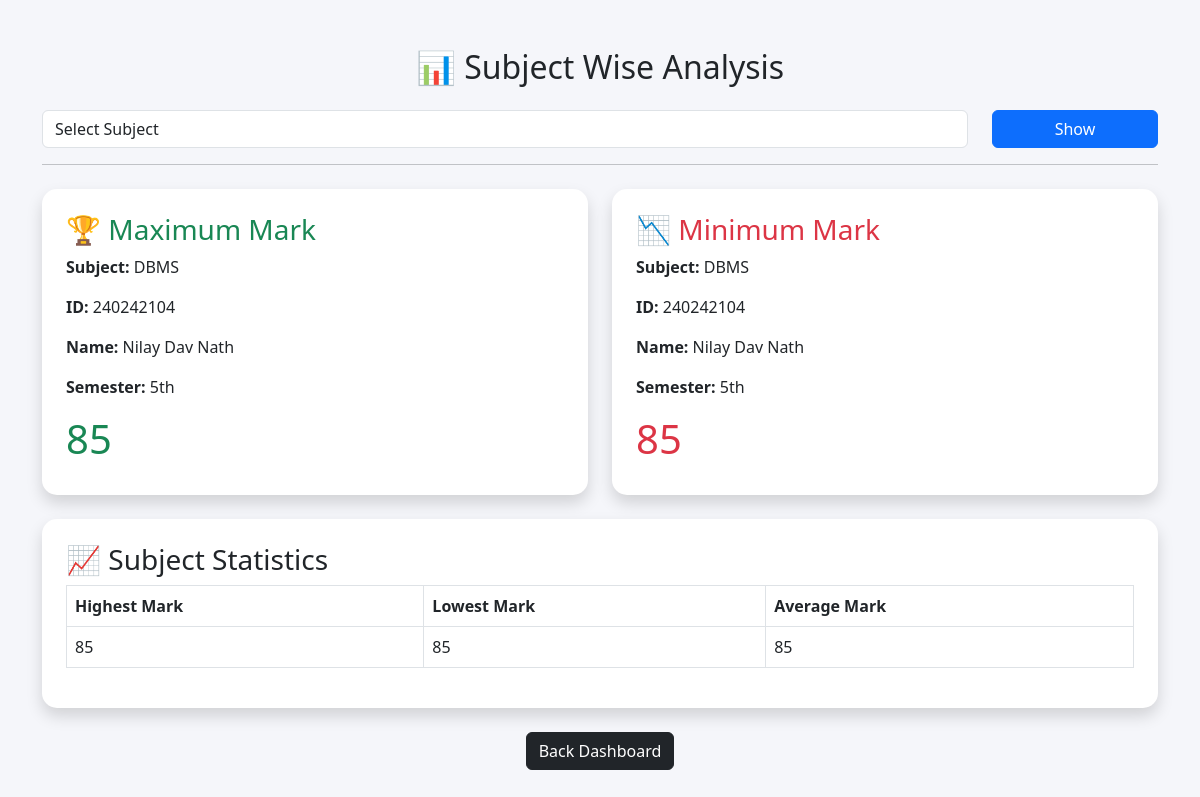
The app's page /subject_analysis.php?subject_id=4241 with its own data.
### tables this page shows
CREATE TABLE `marks` (
  `id` int(11) NOT NULL,
  `student_id` int(11) DEFAULT NULL,
  `subject_id` int(11) DEFAULT NULL,
  `mark` int(11) DEFAULT NULL
);

CREATE TABLE `subjects` (
  `id` int(11) NOT NULL,
  `subject_name` varchar(100) DEFAULT NULL,
  `subject_code` varchar(50) DEFAULT NULL,
  `credit` int(11) DEFAULT NULL
);

CREATE TABLE `students` (
  `id` int(11) NOT NULL,
  `name` varchar(100) DEFAULT NULL,
  `phone` varchar(20) DEFAULT NULL,
  `department` varchar(50) DEFAULT NULL,
  `semester` varchar(20) DEFAULT NULL,
  `session` varchar(20) DEFAULT NULL
);

### subject_analysis.php (the view, shortened to what this page needs)
<?php
include("db.php");
$max_student = null;
$min_student = null;
$stats = null;
if(isset($_GET['subject_id'])){
    $subject_id = $_GET['subject_id'];
    $max_query = mysqli_query($conn,
    "SELECT students.id,
    students.name,
    students.semester,
    subjects.subject_name,
    marks.mark
    FROM marks
    JOIN students
    ON marks.student_id = students.id
    JOIN subjects
    ON marks.subject_id = subjects.id
    WHERE marks.subject_id='$subject_id'
    ORDER BY marks.mark DESC
    LIMIT 1");
    $max_student = mysqli_fetch_assoc($max_query);
    $min_query = mysqli_query($conn,
    "SELECT students.id,
    students.name,
    students.semester,
    subjects.subject_name,
    marks.mark
    FROM marks
    JOIN students
    ON marks.student_id = students.id
    JOIN subjects
    ON marks.subject_id = subjects.id
    WHERE marks.subject_id='$subject_id'
    ORDER BY marks.mark ASC
    LIMIT 1");
    $min_student = mysqli_fetch_assoc($min_query);
    $stat_query = mysqli_query($conn,
    "SELECT
    MAX(mark) AS highest,
    MIN(mark) AS lowest,
    AVG(mark) AS average
    FROM marks
    WHERE subject_id='$subject_id'");
    $stats = mysqli_fetch_assoc($stat_query);
}
?>
<!DOCTYPE html>
<html>
<head>
<link href="https://cdn.jsdelivr.net/npm/bootstrap@5.3.0/dist/css/bootstrap.min.css" rel="stylesheet">
</head>
<body>
<div class="container mt-5">
<h2 class="text-center mb-4">
📊 Subject Wise Analysis
</h2>
<form method="GET">
<div class="row">
<div class="col-md-10">
<select
name="subject_id"
class="form-control"
required>
<option value="">
Select Subject
</option>
</select>
</div>
<div class="col-md-2">
<button
class="btn btn-primary w-100">
Show
</button>
</div>
</div>
</form>
<?php if($max_student){ ?>
<hr>
<div class="row mt-4">
<div class="col-md-6">
<div class="card shadow p-4 border-success">
<h3 class="text-success">
🏆 Maximum Mark
</h3>
<p>
<b>Subject:</b>
<?php echo $max_student['subject_name']; ?>
</p>
<p>
<b>ID:</b>
<?php echo $max_student['id']; ?>
</p>
<p>
<b>Name:</b>
<?php echo $max_student['name']; ?>
</p>
<p>
<b>Semester:</b>
<?php echo $max_student['semester']; ?>
</p>
<h1 class="text-success">
<?php echo $max_student['mark']; ?>
</h1>
</div>
</div>
<div class="col-md-6">
<div class="card shadow p-4 border-danger">
<h3 class="text-danger">
📉 Minimum Mark
</h3>
<p>
<b>Subject:</b>
<?php echo $min_student['subject_name']; ?>
</p>
<p>
<b>ID:</b>
<?php echo $min_student['id']; ?>
</p>
<p>
<b>Name:</b>
<?php echo $min_student['name']; ?>
</p>
<p>
<b>Semester:</b>
<?php echo $min_student['semester']; ?>
</p>
<h1 class="text-danger">
<?php echo $min_student['mark']; ?>
</h1>
</div>
</div>
</div>
<div class="card shadow p-4 mt-4">
<h3>
📈 Subject Statistics
</h3>
<table class="table table-bordered">
<tr>
<th>Highest Mark</th>
<th>Lowest Mark</th>
<th>Average Mark</th>
</tr>
<tr>
<td>
<?php echo $stats['highest']; ?>
</td>
<td>
<?php echo $stats['lowest']; ?>
</td>
<td>
<?php echo round($stats['average'],2); ?>
</td>
</tr>
</table>
</div>
<?php } ?>
<div class="text-center mt-4">
<a
href="index.php"
class="btn btn-dark">
Back Dashboard
</a>
</div>
</div>
</body>
</html>

### subject_analysis.php (style rules this page uses)
body { background:#f5f6fa; }
.card { border:none; border-radius:15px; }

### records on screen
marks: subject.subject_name "DBMS", student "240242104", student.name "Nilay Dav Nath", student.semester "5th", mark "85"

### other values on screen
$stats['highest'] "85"
$stats['lowest'] "85"
$stats['average'] "85"
